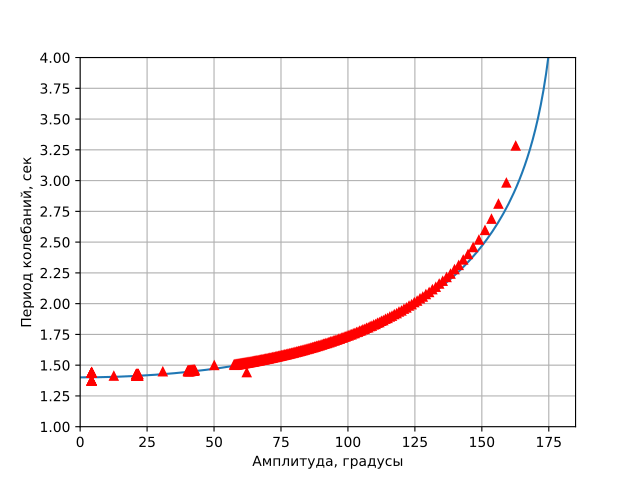

The script that saved this image:
import matplotlib.pyplot as plt
import pandas as pd
import numpy as np
import math as m
import scipy.special

fig1 = plt.figure()

tps = 1193180
T0 = 1.400924295160
sz = 0.005490489152

def elliptic(x):
    print(x)
    a0 = 1/m.sqrt(2-x**2)
    b0 = m.sqrt(2-a0**2)
    while True:
        a1 = (a0+b0)/2
        b1 = m.sqrt(a0*b0)
        if(abs(a0-a1) < 0.001 and abs(b0-b1) < 0.001):
            print(1/m.sqrt(2-x**2)/a1)
            return 1/m.sqrt(2-x**2)/a1
        else:
            a0 = a1
            b0 = b1

data = pd.read_csv("exp5.csv")
dT = data["dT"]/tps
dTs = np.roll(dT, -1);

#ampl = 180/np.pi*2*np.asin(sz/dT/2)
ampl = 180/np.pi*2*np.asin(np.sqrt((sz/dT+sz/dTs)**2/16))

plt.axis((0, 185, 1.0, 4))
plt.grid(visible=True)
plt.errorbar(ampl, data["T"]/tps, 0, 0, fmt="r^")

teor_x = np.arange(0, 179, 1)
teor_y = T0*teor_x #(1+(teor_x/140*np.pi/4)**2+11/12*(teor_x/140*np.pi/4)**4)

plt.xlabel("Амплитуда, градусы");
plt.ylabel("Период колебаний, сек");
plt.yticks(np.arange(1.0, 4.25, 0.25))

for i in range(teor_y.size):
    #teor_y[i] = T0*elliptic(m.sin(float(teor_x[i]/180*m.pi)/2)**2)
    teor_y[i] = T0*2/np.pi*scipy.special.ellipk(m.sin(float(teor_x[i]/180*m.pi)/2)**2)
    print(teor_y[i])

plt.plot(teor_x, teor_y)
plt.savefig("plot5.pdf")

fig2 = plt.figure()

plt.axis((0, 185, -0.05, 0.01))
plt.xlabel("Амплитуда, градусы");
plt.ylabel("Отклоненение между теорией и измерениями, сек");
plt.yticks(np.arange(-0.05, 0.05, 0.01))

ter2_y = T0*2/np.pi*scipy.special.ellipk(np.sin(ampl/180*np.pi/2)**2)
plt.errorbar(ampl, data["T"]/tps-ter2_y, 0, 0, fmt="yo", markersize=1)
plt.savefig("plot5_1.pdf")

print(data)
plt.show()
